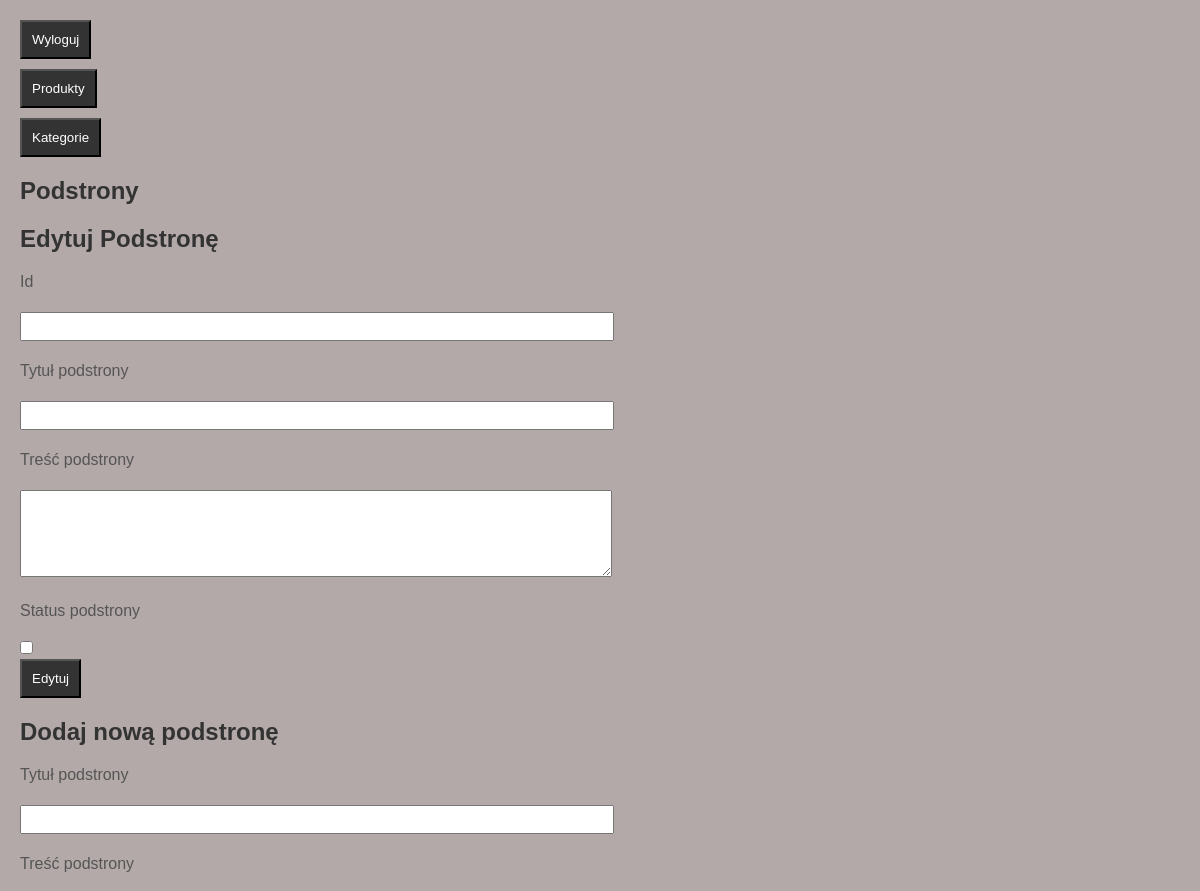
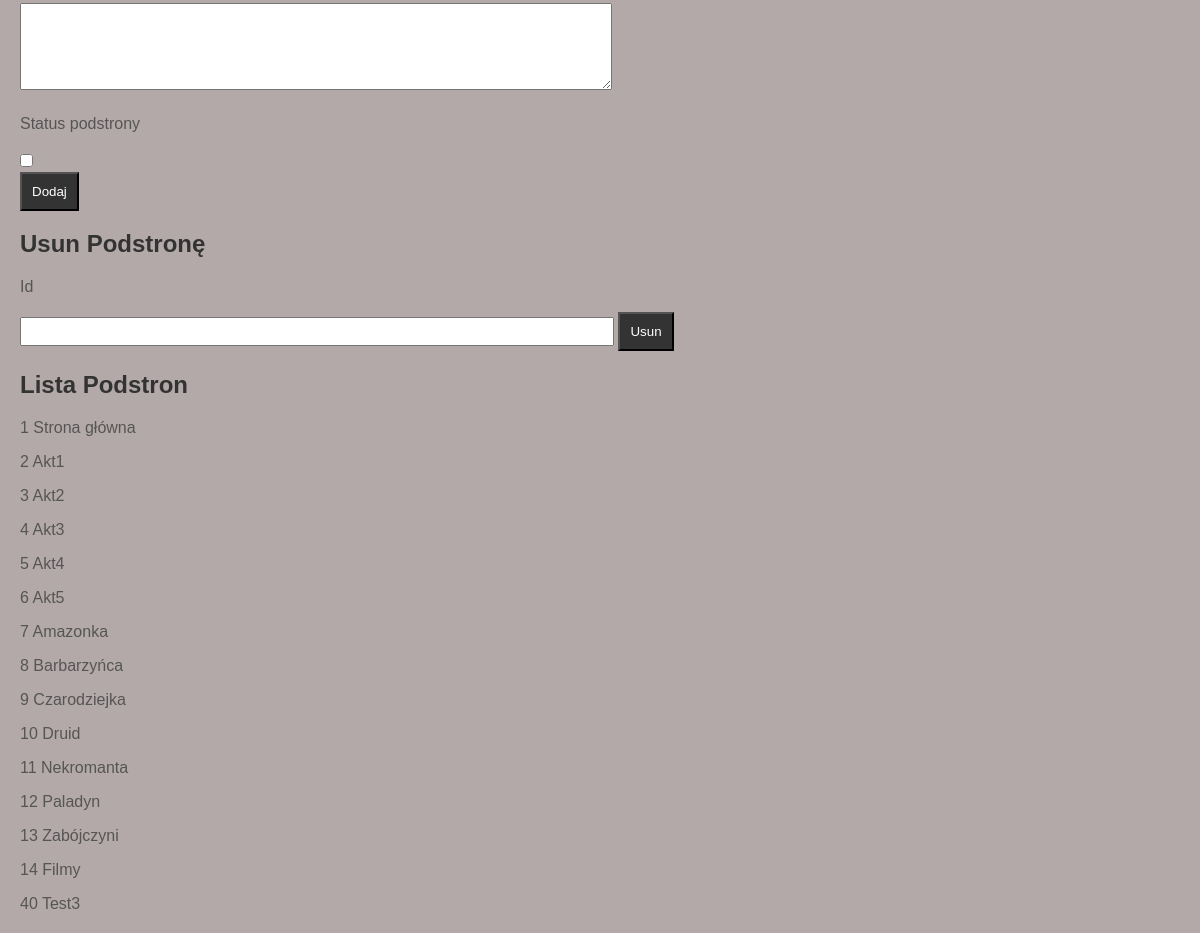
The app's page /projekt/admin/control_panel.php with its own data (2 pictures, top to bottom).
### tables this page shows
CREATE TABLE `page_list` (
  `id` int(11) NOT NULL,
  `page_title` varchar(255) DEFAULT NULL,
  `page_content` text DEFAULT NULL,
  `status` int(11) DEFAULT 1,
  `alias` varchar(20) DEFAULT NULL
);

### projekt/admin/control_panel.php (the view, shortened to what this page needs)
<?php
include('../cfg.php');
function WylogujButton()
{
    echo '<form method="get">
            <input name= "wylogowywanie" type="submit" value="Wyloguj"></button>
          </form>';
}
function SwitchSite($url, $tekstPrzycisku) {
    echo '<form action="' . $url . '">';
    echo '<input type="submit" value="' . $tekstPrzycisku . '">';
    echo '</form>';
}
function ListaPodstron() {
    global $conn;
    $query = "SELECT id, page_title FROM page_list";
    $result = mysqli_query($conn, $query);
    echo "<h2>Lista Podstron</h2>";
    while($row = mysqli_fetch_array($result)){
        echo '<p>' .$row['id'] . ' ' .$row['page_title']. '</p>';
    }
}
function EdytujPodstrone() {
    $edit = '
    <h2>Edytuj Podstronę</h2>
    <form method="post" name="edit" enctype="multipart/form-data" action="' . $_SERVER['REQUEST_URI'] . '">
    <p>Id</p> <input type="text" name="id_strony"/>
    <p>Tytuł podstrony</p> <input type="text" name="page_title"/>
    <p>Treść podstrony</p> <textarea name="page_content" rows="5" cols="50"></textarea>
    <p>Status podstrony</p> <input type="checkbox" name="status"/>
    <br>
    <input type="submit" name="edycja_button" value="Edytuj"/>
    </form>
    ';
    echo $edit;
}
function DodajPodstrone() {
    $add = '
    <h2>Dodaj nową podstronę</h2>
    <form method="post" name="edit" enctype="multipart/form-data" action="' . $_SERVER['REQUEST_URI'] . '">
    <p>Tytuł podstrony</p> <input type="text" name="page_title_add"/>
    <p>Treść podstrony</p> <textarea name="page_content_add" rows="5" cols="50"></textarea>
    <p>Status podstrony</p> <input type="checkbox" name="status_add"/>
    <br>
    <input type="submit" name="add_button" value="Dodaj"/>
    </form>
    ';
    echo $add;
}
function UsunPodstrone() {
    $del = '
    <h2>Usun Podstronę</h2>
    <form method="post" name="del" enctype="multipart/form-data" action="' . $_SERVER['REQUEST_URI'] . '">
    <p>Id </p> <input type="text" name="id_del"/>
    <input type="submit" name="del_button" value="Usun"/>
    </form>
    ';
    echo $del;
}
?>
<!DOCTYPE html>
<html lang="pl">
<head>
    <link rel="stylesheet" href="../css/control_styles.css">
</head>
<body>
    <div class="container">
        <?php
        echo WylogujButton();
        echo SwitchSite('products.php', 'Produkty');
        echo SwitchSite('categories.php', 'Kategorie');
        echo '<h2>Podstrony</h2>';
        echo EdytujPodstrone();
        echo DodajPodstrone();
        echo UsunPodstrone();
        echo ListaPodstron();
        ?>
    </div>
</body>
</html>

### projekt/css/control_styles.css (style rules this page uses)
body { font-family: Arial, sans-serif; background-color: #b4a9a9; margin: 0; padding: 0; }
.container { margin: 20px; }
form { margin-top: 10px; }
input[type="text"], textarea { width: 50%; padding: 5px; margin: 5px 0; }
input[type="checkbox"] { margin: 5px 0; }
input[type="submit"] { background-color: #333; color: white; padding: 10px; cursor: pointer; }
h2 { color: #333; }
p { color: #555; }

### records on screen
page_list: id "1", page_title "Strona główna"
page_list: id "2", page_title "Akt1"
page_list: id "3", page_title "Akt2"
page_list: id "4", page_title "Akt3"
page_list: id "5", page_title "Akt4"
page_list: id "6", page_title "Akt5"
page_list: id "7", page_title "Amazonka"
page_list: id "8", page_title "Barbarzyńca"
page_list: id "9", page_title "Czarodziejka"
page_list: id "10", page_title "Druid"
page_list: id "11", page_title "Nekromanta"
page_list: id "12", page_title "Paladyn"
page_list: id "13", page_title "Zabójczyni"
page_list: id "14", page_title "Filmy"
page_list: id "40", page_title "Test3"
